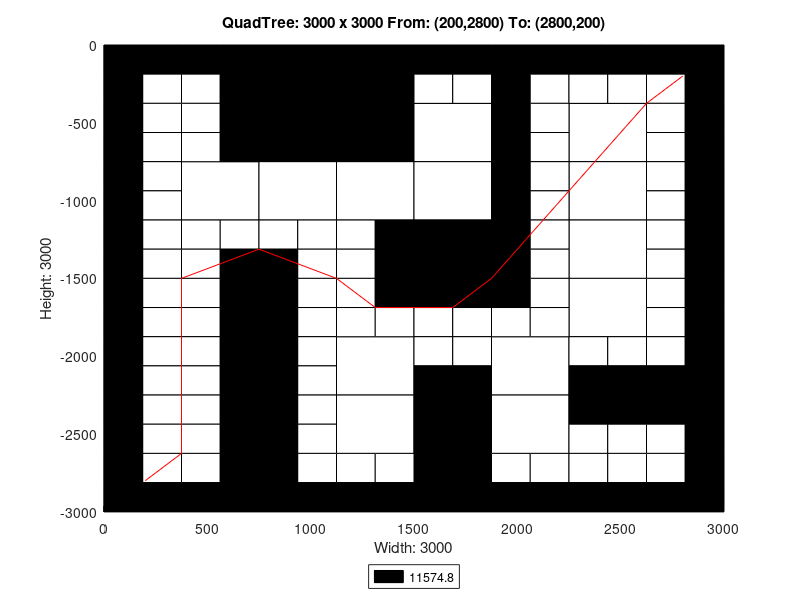

Reproduce this figure in MATLAB.
axis([0 3000 -3000 0]);
title('QuadTree: 3000 x 3000 From: (200,2800) To: (2800,200)');
xlabel('Width: 3000');
ylabel('Height: 3000');
rectangle('Position',[750 -750 750 750], 'FaceColor',[0 0 0]);
rectangle('Position',[375 -1125 375 375], 'FaceColor',[1 1 1]);
rectangle('Position',[750 -1125 375 375], 'FaceColor',[1 1 1]);
rectangle('Position',[1125 -1125 375 375], 'FaceColor',[1 1 1]);
rectangle('Position',[1500 -750 375 375], 'FaceColor',[1 1 1]);
rectangle('Position',[2250 -750 375 375], 'FaceColor',[1 1 1]);
rectangle('Position',[1500 -1125 375 375], 'FaceColor',[1 1 1]);
rectangle('Position',[1500 -1500 375 375], 'FaceColor',[0 0 0]);
rectangle('Position',[2250 -1125 375 375], 'FaceColor',[1 1 1]);
rectangle('Position',[2250 -1500 375 375], 'FaceColor',[1 1 1]);
rectangle('Position',[1125 -2250 375 375], 'FaceColor',[1 1 1]);
rectangle('Position',[1125 -2625 375 375], 'FaceColor',[1 1 1]);
rectangle('Position',[1875 -2250 375 375], 'FaceColor',[1 1 1]);
rectangle('Position',[2250 -1875 375 375], 'FaceColor',[1 1 1]);
rectangle('Position',[1500 -2625 375 375], 'FaceColor',[0 0 0]);
rectangle('Position',[1875 -2625 375 375], 'FaceColor',[1 1 1]);
rectangle('Position',[1500 -3000 375 375], 'FaceColor',[0 0 0]);
rectangle('Position',[0 -187.5 187.5 187.5], 'FaceColor',[0 0 0]);
rectangle('Position',[187.5 -187.5 187.5 187.5], 'FaceColor',[0 0 0]);
rectangle('Position',[0 -375 187.5 187.5], 'FaceColor',[0 0 0]);
rectangle('Position',[187.5 -375 187.5 187.5], 'FaceColor',[1 1 1]);
rectangle('Position',[375 -187.5 187.5 187.5], 'FaceColor',[0 0 0]);
rectangle('Position',[562.5 -187.5 187.5 187.5], 'FaceColor',[0 0 0]);
rectangle('Position',[375 -375 187.5 187.5], 'FaceColor',[1 1 1]);
rectangle('Position',[562.5 -375 187.5 187.5], 'FaceColor',[0 0 0]);
rectangle('Position',[0 -562.5 187.5 187.5], 'FaceColor',[0 0 0]);
rectangle('Position',[187.5 -562.5 187.5 187.5], 'FaceColor',[1 1 1]);
rectangle('Position',[0 -750 187.5 187.5], 'FaceColor',[0 0 0]);
rectangle('Position',[187.5 -750 187.5 187.5], 'FaceColor',[1 1 1]);
rectangle('Position',[375 -562.5 187.5 187.5], 'FaceColor',[1 1 1]);
rectangle('Position',[562.5 -562.5 187.5 187.5], 'FaceColor',[0 0 0]);
rectangle('Position',[375 -750 187.5 187.5], 'FaceColor',[1 1 1]);
rectangle('Position',[562.5 -750 187.5 187.5], 'FaceColor',[0 0 0]);
rectangle('Position',[0 -937.5 187.5 187.5], 'FaceColor',[0 0 0]);
rectangle('Position',[187.5 -937.5 187.5 187.5], 'FaceColor',[1 1 1]);
rectangle('Position',[0 -1125 187.5 187.5], 'FaceColor',[0 0 0]);
rectangle('Position',[187.5 -1125 187.5 187.5], 'FaceColor',[1 1 1]);
rectangle('Position',[0 -1312.5 187.5 187.5], 'FaceColor',[0 0 0]);
rectangle('Position',[187.5 -1312.5 187.5 187.5], 'FaceColor',[1 1 1]);
rectangle('Position',[0 -1500 187.5 187.5], 'FaceColor',[0 0 0]);
rectangle('Position',[187.5 -1500 187.5 187.5], 'FaceColor',[1 1 1]);
rectangle('Position',[375 -1312.5 187.5 187.5], 'FaceColor',[1 1 1]);
rectangle('Position',[562.5 -1312.5 187.5 187.5], 'FaceColor',[1 1 1]);
rectangle('Position',[375 -1500 187.5 187.5], 'FaceColor',[1 1 1]);
rectangle('Position',[562.5 -1500 187.5 187.5], 'FaceColor',[0 0 0]);
rectangle('Position',[750 -1312.5 187.5 187.5], 'FaceColor',[1 1 1]);
rectangle('Position',[937.5 -1312.5 187.5 187.5], 'FaceColor',[1 1 1]);
rectangle('Position',[750 -1500 187.5 187.5], 'FaceColor',[0 0 0]);
rectangle('Position',[937.5 -1500 187.5 187.5], 'FaceColor',[1 1 1]);
rectangle('Position',[1125 -1312.5 187.5 187.5], 'FaceColor',[1 1 1]);
rectangle('Position',[1312.5 -1312.5 187.5 187.5], 'FaceColor',[0 0 0]);
rectangle('Position',[1125 -1500 187.5 187.5], 'FaceColor',[1 1 1]);
rectangle('Position',[1312.5 -1500 187.5 187.5], 'FaceColor',[0 0 0]);
rectangle('Position',[1500 -187.5 187.5 187.5], 'FaceColor',[0 0 0]);
rectangle('Position',[1687.5 -187.5 187.5 187.5], 'FaceColor',[0 0 0]);
rectangle('Position',[1500 -375 187.5 187.5], 'FaceColor',[1 1 1]);
rectangle('Position',[1687.5 -375 187.5 187.5], 'FaceColor',[1 1 1]);
rectangle('Position',[1875 -187.5 187.5 187.5], 'FaceColor',[0 0 0]);
rectangle('Position',[2062.5 -187.5 187.5 187.5], 'FaceColor',[0 0 0]);
rectangle('Position',[1875 -375 187.5 187.5], 'FaceColor',[0 0 0]);
rectangle('Position',[2062.5 -375 187.5 187.5], 'FaceColor',[1 1 1]);
rectangle('Position',[1875 -562.5 187.5 187.5], 'FaceColor',[0 0 0]);
rectangle('Position',[2062.5 -562.5 187.5 187.5], 'FaceColor',[1 1 1]);
rectangle('Position',[1875 -750 187.5 187.5], 'FaceColor',[0 0 0]);
rectangle('Position',[2062.5 -750 187.5 187.5], 'FaceColor',[1 1 1]);
rectangle('Position',[2250 -187.5 187.5 187.5], 'FaceColor',[0 0 0]);
rectangle('Position',[2437.5 -187.5 187.5 187.5], 'FaceColor',[0 0 0]);
rectangle('Position',[2250 -375 187.5 187.5], 'FaceColor',[1 1 1]);
rectangle('Position',[2437.5 -375 187.5 187.5], 'FaceColor',[1 1 1]);
rectangle('Position',[2625 -187.5 187.5 187.5], 'FaceColor',[0 0 0]);
rectangle('Position',[2812.5 -187.5 187.5 187.5], 'FaceColor',[0 0 0]);
rectangle('Position',[2625 -375 187.5 187.5], 'FaceColor',[1 1 1]);
rectangle('Position',[2812.5 -375 187.5 187.5], 'FaceColor',[0 0 0]);
rectangle('Position',[2625 -562.5 187.5 187.5], 'FaceColor',[1 1 1]);
rectangle('Position',[2812.5 -562.5 187.5 187.5], 'FaceColor',[0 0 0]);
rectangle('Position',[2625 -750 187.5 187.5], 'FaceColor',[1 1 1]);
rectangle('Position',[2812.5 -750 187.5 187.5], 'FaceColor',[0 0 0]);
rectangle('Position',[1875 -937.5 187.5 187.5], 'FaceColor',[0 0 0]);
rectangle('Position',[2062.5 -937.5 187.5 187.5], 'FaceColor',[1 1 1]);
rectangle('Position',[1875 -1125 187.5 187.5], 'FaceColor',[0 0 0]);
rectangle('Position',[2062.5 -1125 187.5 187.5], 'FaceColor',[1 1 1]);
rectangle('Position',[1875 -1312.5 187.5 187.5], 'FaceColor',[0 0 0]);
rectangle('Position',[2062.5 -1312.5 187.5 187.5], 'FaceColor',[1 1 1]);
rectangle('Position',[1875 -1500 187.5 187.5], 'FaceColor',[0 0 0]);
rectangle('Position',[2062.5 -1500 187.5 187.5], 'FaceColor',[1 1 1]);
rectangle('Position',[2625 -937.5 187.5 187.5], 'FaceColor',[1 1 1]);
rectangle('Position',[2812.5 -937.5 187.5 187.5], 'FaceColor',[0 0 0]);
rectangle('Position',[2625 -1125 187.5 187.5], 'FaceColor',[1 1 1]);
rectangle('Position',[2812.5 -1125 187.5 187.5], 'FaceColor',[0 0 0]);
rectangle('Position',[2625 -1312.5 187.5 187.5], 'FaceColor',[1 1 1]);
rectangle('Position',[2812.5 -1312.5 187.5 187.5], 'FaceColor',[0 0 0]);
rectangle('Position',[2625 -1500 187.5 187.5], 'FaceColor',[1 1 1]);
rectangle('Position',[2812.5 -1500 187.5 187.5], 'FaceColor',[0 0 0]);
rectangle('Position',[0 -1687.5 187.5 187.5], 'FaceColor',[0 0 0]);
rectangle('Position',[187.5 -1687.5 187.5 187.5], 'FaceColor',[1 1 1]);
rectangle('Position',[0 -1875 187.5 187.5], 'FaceColor',[0 0 0]);
rectangle('Position',[187.5 -1875 187.5 187.5], 'FaceColor',[1 1 1]);
rectangle('Position',[375 -1687.5 187.5 187.5], 'FaceColor',[1 1 1]);
rectangle('Position',[562.5 -1687.5 187.5 187.5], 'FaceColor',[0 0 0]);
rectangle('Position',[375 -1875 187.5 187.5], 'FaceColor',[1 1 1]);
rectangle('Position',[562.5 -1875 187.5 187.5], 'FaceColor',[0 0 0]);
rectangle('Position',[0 -2062.5 187.5 187.5], 'FaceColor',[0 0 0]);
rectangle('Position',[187.5 -2062.5 187.5 187.5], 'FaceColor',[1 1 1]);
rectangle('Position',[0 -2250 187.5 187.5], 'FaceColor',[0 0 0]);
rectangle('Position',[187.5 -2250 187.5 187.5], 'FaceColor',[1 1 1]);
rectangle('Position',[375 -2062.5 187.5 187.5], 'FaceColor',[1 1 1]);
rectangle('Position',[562.5 -2062.5 187.5 187.5], 'FaceColor',[0 0 0]);
rectangle('Position',[375 -2250 187.5 187.5], 'FaceColor',[1 1 1]);
rectangle('Position',[562.5 -2250 187.5 187.5], 'FaceColor',[0 0 0]);
rectangle('Position',[750 -1687.5 187.5 187.5], 'FaceColor',[0 0 0]);
rectangle('Position',[937.5 -1687.5 187.5 187.5], 'FaceColor',[1 1 1]);
rectangle('Position',[750 -1875 187.5 187.5], 'FaceColor',[0 0 0]);
rectangle('Position',[937.5 -1875 187.5 187.5], 'FaceColor',[1 1 1]);
rectangle('Position',[1125 -1687.5 187.5 187.5], 'FaceColor',[1 1 1]);
rectangle('Position',[1312.5 -1687.5 187.5 187.5], 'FaceColor',[0 0 0]);
rectangle('Position',[1125 -1875 187.5 187.5], 'FaceColor',[1 1 1]);
rectangle('Position',[1312.5 -1875 187.5 187.5], 'FaceColor',[1 1 1]);
rectangle('Position',[750 -2062.5 187.5 187.5], 'FaceColor',[0 0 0]);
rectangle('Position',[937.5 -2062.5 187.5 187.5], 'FaceColor',[1 1 1]);
rectangle('Position',[750 -2250 187.5 187.5], 'FaceColor',[0 0 0]);
rectangle('Position',[937.5 -2250 187.5 187.5], 'FaceColor',[1 1 1]);
rectangle('Position',[0 -2437.5 187.5 187.5], 'FaceColor',[0 0 0]);
rectangle('Position',[187.5 -2437.5 187.5 187.5], 'FaceColor',[1 1 1]);
rectangle('Position',[0 -2625 187.5 187.5], 'FaceColor',[0 0 0]);
rectangle('Position',[187.5 -2625 187.5 187.5], 'FaceColor',[1 1 1]);
rectangle('Position',[375 -2437.5 187.5 187.5], 'FaceColor',[1 1 1]);
rectangle('Position',[562.5 -2437.5 187.5 187.5], 'FaceColor',[0 0 0]);
rectangle('Position',[375 -2625 187.5 187.5], 'FaceColor',[1 1 1]);
rectangle('Position',[562.5 -2625 187.5 187.5], 'FaceColor',[0 0 0]);
rectangle('Position',[0 -2812.5 187.5 187.5], 'FaceColor',[0 0 0]);
rectangle('Position',[187.5 -2812.5 187.5 187.5], 'FaceColor',[1 1 1]);
rectangle('Position',[0 -3000 187.5 187.5], 'FaceColor',[0 0 0]);
rectangle('Position',[187.5 -3000 187.5 187.5], 'FaceColor',[0 0 0]);
rectangle('Position',[375 -2812.5 187.5 187.5], 'FaceColor',[1 1 1]);
rectangle('Position',[562.5 -2812.5 187.5 187.5], 'FaceColor',[0 0 0]);
rectangle('Position',[375 -3000 187.5 187.5], 'FaceColor',[0 0 0]);
rectangle('Position',[562.5 -3000 187.5 187.5], 'FaceColor',[0 0 0]);
rectangle('Position',[750 -2437.5 187.5 187.5], 'FaceColor',[0 0 0]);
rectangle('Position',[937.5 -2437.5 187.5 187.5], 'FaceColor',[1 1 1]);
rectangle('Position',[750 -2625 187.5 187.5], 'FaceColor',[0 0 0]);
rectangle('Position',[937.5 -2625 187.5 187.5], 'FaceColor',[1 1 1]);
rectangle('Position',[750 -2812.5 187.5 187.5], 'FaceColor',[0 0 0]);
rectangle('Position',[937.5 -2812.5 187.5 187.5], 'FaceColor',[1 1 1]);
rectangle('Position',[750 -3000 187.5 187.5], 'FaceColor',[0 0 0]);
rectangle('Position',[937.5 -3000 187.5 187.5], 'FaceColor',[0 0 0]);
rectangle('Position',[1125 -2812.5 187.5 187.5], 'FaceColor',[1 1 1]);
rectangle('Position',[1312.5 -2812.5 187.5 187.5], 'FaceColor',[1 1 1]);
rectangle('Position',[1125 -3000 187.5 187.5], 'FaceColor',[0 0 0]);
rectangle('Position',[1312.5 -3000 187.5 187.5], 'FaceColor',[0 0 0]);
rectangle('Position',[1500 -1687.5 187.5 187.5], 'FaceColor',[0 0 0]);
rectangle('Position',[1687.5 -1687.5 187.5 187.5], 'FaceColor',[0 0 0]);
rectangle('Position',[1500 -1875 187.5 187.5], 'FaceColor',[1 1 1]);
rectangle('Position',[1687.5 -1875 187.5 187.5], 'FaceColor',[1 1 1]);
rectangle('Position',[1875 -1687.5 187.5 187.5], 'FaceColor',[0 0 0]);
rectangle('Position',[2062.5 -1687.5 187.5 187.5], 'FaceColor',[1 1 1]);
rectangle('Position',[1875 -1875 187.5 187.5], 'FaceColor',[1 1 1]);
rectangle('Position',[2062.5 -1875 187.5 187.5], 'FaceColor',[1 1 1]);
rectangle('Position',[1500 -2062.5 187.5 187.5], 'FaceColor',[1 1 1]);
rectangle('Position',[1687.5 -2062.5 187.5 187.5], 'FaceColor',[1 1 1]);
rectangle('Position',[1500 -2250 187.5 187.5], 'FaceColor',[0 0 0]);
rectangle('Position',[1687.5 -2250 187.5 187.5], 'FaceColor',[0 0 0]);
rectangle('Position',[2625 -1687.5 187.5 187.5], 'FaceColor',[1 1 1]);
rectangle('Position',[2812.5 -1687.5 187.5 187.5], 'FaceColor',[0 0 0]);
rectangle('Position',[2625 -1875 187.5 187.5], 'FaceColor',[1 1 1]);
rectangle('Position',[2812.5 -1875 187.5 187.5], 'FaceColor',[0 0 0]);
rectangle('Position',[2250 -2062.5 187.5 187.5], 'FaceColor',[1 1 1]);
rectangle('Position',[2437.5 -2062.5 187.5 187.5], 'FaceColor',[1 1 1]);
rectangle('Position',[2250 -2250 187.5 187.5], 'FaceColor',[0 0 0]);
rectangle('Position',[2437.5 -2250 187.5 187.5], 'FaceColor',[0 0 0]);
rectangle('Position',[2625 -2062.5 187.5 187.5], 'FaceColor',[1 1 1]);
rectangle('Position',[2812.5 -2062.5 187.5 187.5], 'FaceColor',[0 0 0]);
rectangle('Position',[2625 -2250 187.5 187.5], 'FaceColor',[0 0 0]);
rectangle('Position',[2812.5 -2250 187.5 187.5], 'FaceColor',[0 0 0]);
rectangle('Position',[1875 -2812.5 187.5 187.5], 'FaceColor',[1 1 1]);
rectangle('Position',[2062.5 -2812.5 187.5 187.5], 'FaceColor',[1 1 1]);
rectangle('Position',[1875 -3000 187.5 187.5], 'FaceColor',[0 0 0]);
rectangle('Position',[2062.5 -3000 187.5 187.5], 'FaceColor',[0 0 0]);
rectangle('Position',[2250 -2437.5 187.5 187.5], 'FaceColor',[0 0 0]);
rectangle('Position',[2437.5 -2437.5 187.5 187.5], 'FaceColor',[0 0 0]);
rectangle('Position',[2250 -2625 187.5 187.5], 'FaceColor',[1 1 1]);
rectangle('Position',[2437.5 -2625 187.5 187.5], 'FaceColor',[1 1 1]);
rectangle('Position',[2625 -2437.5 187.5 187.5], 'FaceColor',[0 0 0]);
rectangle('Position',[2812.5 -2437.5 187.5 187.5], 'FaceColor',[0 0 0]);
rectangle('Position',[2625 -2625 187.5 187.5], 'FaceColor',[1 1 1]);
rectangle('Position',[2812.5 -2625 187.5 187.5], 'FaceColor',[0 0 0]);
rectangle('Position',[2250 -2812.5 187.5 187.5], 'FaceColor',[1 1 1]);
rectangle('Position',[2437.5 -2812.5 187.5 187.5], 'FaceColor',[1 1 1]);
rectangle('Position',[2250 -3000 187.5 187.5], 'FaceColor',[0 0 0]);
rectangle('Position',[2437.5 -3000 187.5 187.5], 'FaceColor',[0 0 0]);
rectangle('Position',[2625 -2812.5 187.5 187.5], 'FaceColor',[1 1 1]);
rectangle('Position',[2812.5 -2812.5 187.5 187.5], 'FaceColor',[0 0 0]);
rectangle('Position',[2625 -3000 187.5 187.5], 'FaceColor',[0 0 0]);
rectangle('Position',[2812.5 -3000 187.5 187.5], 'FaceColor',[0 0 0]);
X=[2800,2800,2625,2250,2250,1875,1875,1687.5,1500,1312.5,1312.5,1125,750,750,750,375,375,375,375,375,375,375,375,200];
Y=[-200,-200,-375,-937.5,-937.5,-1500,-1500,-1687.5,-1687.5,-1687.5,-1687.5,-1500,-1312.5,-1312.5,-1312.5,-1500,-1500,-1875,-1875,-2250,-2437.5,-2437.5,-2625,-2800];
hold on;
plot(X,Y,'r');
legend('11574.8','Location','southoutside');
